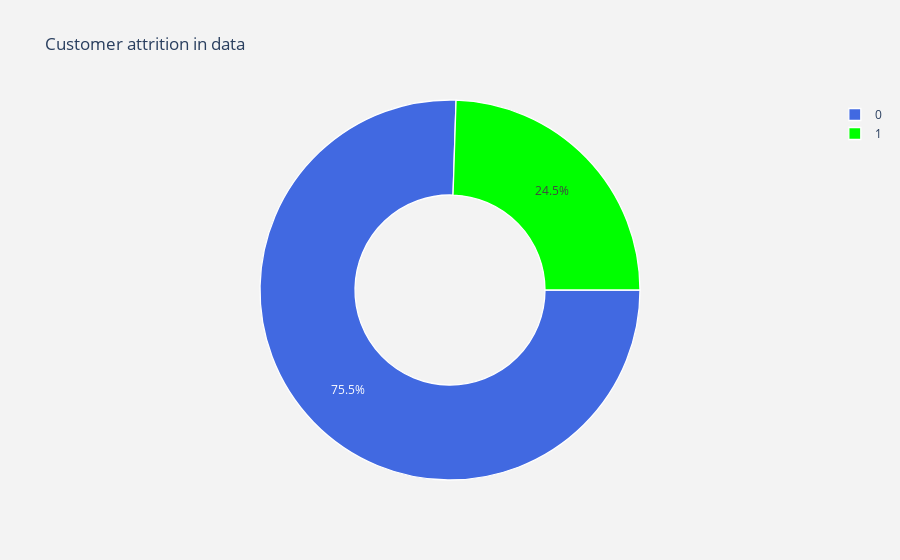

Source (notebook cell):
### Code cell
#Customer attrition in data
data_cpy = data.fillna(0)
#Separating defaulted and non defaulted customers
defaulted     = data_cpy[data_cpy["default_status"] == 1]
non_defaulted = data_cpy[data_cpy["default_status"] == 0]

#Separating catagorical and numerical columns
Id_col     = ['Applicant_ID']
target_col = ["default_status"]
cat_cols   = data.select_dtypes('object').keys().tolist()
cat_cols   = [x for x in cat_cols if x not in target_col]
num_cols   = [x for x in data_cpy.columns if x not in cat_cols + target_col + Id_col]

plot_customer_attrition(data_cpy,target = 'default_status')

### Figure 1 — Plotly figure (JSON) as saved in the notebook; plotly's stock layout.template omitted (floating-point values rounded to 4 significant figures)
{"data": [{"hole": 0.5, "hoverinfo": "label+value+text", "labels": [0, 1], "marker": {"colors": ["royalblue", "lime"], "line": {"color": "white", "width": 1.3}}, "rotation": 90, "type": "pie", "values": [42285, 13715]}], "layout": {"paper_bgcolor": "rgb(243,243,243)", "plot_bgcolor": "rgb(243,243,243)", "title": {"text": "Customer attrition in data"}}}
